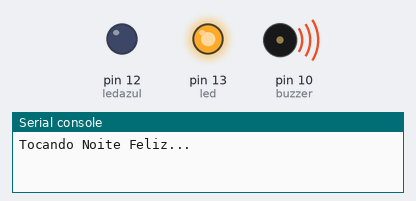
The program below on a simulated MicroPython board. Shown: output pins drawn as LEDs (lit = HIGH), buzzer (waves = sounding), the last lines printed to the serial console. At 30.0 s the program stops and its outputs stay as they are.

Above: at 0.1 s.
At 30.0 s:
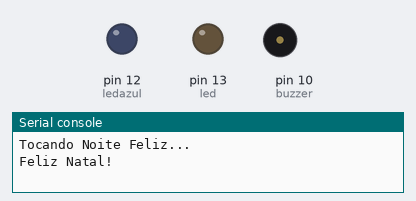
Timing chart, 0 to 31.5 s (numbered marks = the images above):
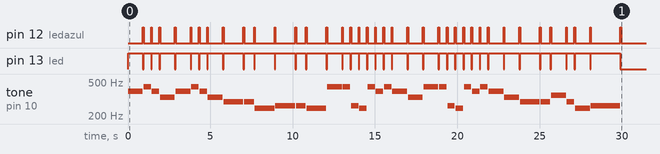

Measured:
- by itself, tone on pin 10 (buzzer): plays 392 Hz for 0.90 s, 440 Hz for 0.45 s, 392 Hz for 0.45 s, 330 Hz for 0.90 s, 392 Hz for 0.90 s, 440 Hz for 0.45 s … (38 notes in this stretch)

The program:

FelizNatal.py
```python
# Importa as bibliotecas necessárias
from machine import Pin, PWM
import time

# --- Configuração dos Pinos ---
BUZZER_PIN = 10
LED_PIN_1 = 13
LED_PIN_2 = 12

# --- Dicionário de Notas Musicais ---
NOTES = {
    's': 0,
    'A3': 220, 'B3': 247, 'C4': 262, 'D4': 294, 'E4': 330,
    'F4': 349, 'G4': 392, 'A4': 440,
}

# --- A Melodia de "Noite Feliz" ---
# Formato: ('nota', duração_relativa)
tempo = 0.3  # Tempo mais lento, ideal para esta canção

melody = [
    # "Noite feliz, noite feliz"
    ('G4', 3), ('A4', 1.5), ('G4', 1.5), ('E4', 3),
    ('G4', 3), ('A4', 1.5), ('G4', 1.5), ('E4', 3),
    # "Oh, Senhor, Deus de amor"
    ('D4', 4), ('D4', 2), ('B3', 4),
    ('C4', 4), ('C4', 2), ('B3', 4),
    # "Pobrezinho, nasceu em Belém"
    ('A4', 3), ('A4', 1.5), ('C4', 1.5), ('B3', 1.5), ('A4', 1.5),
    ('G4', 1.5), ('A4', 1.5), ('G4', 3), ('E4', 3),
    # "Eis na lapa, Jesus nosso bem"
    ('A4', 3), ('A4', 1.5), ('C4', 1.5), ('B3', 1.5), ('A4', 1.5),
    ('G4', 1.5), ('A4', 1.5), ('G4', 3), ('E4', 3),
    # "Dorme em paz, ó Jesus"
    ('D4', 4), ('D4', 2), ('F4', 3), ('D4', 1.5), ('B3', 3),
    ('C4', 6)
]

# Função para tocar uma única nota e piscar LEDs
def play_tone(pwm, frequency, duration_multiplier):
    duration = duration_multiplier * tempo

    # Acende os LEDs no início da nota
    led.on()
    ledazul.off()

    if frequency > 0:
        pwm.freq(frequency)
        pwm.duty_u16(20000)  # Ajustei o volume um pouco, pode mudar se quiser

    time.sleep(duration)
    pwm.duty_u16(0)  # Para o som

    # Inverte os LEDs na pausa entre as notas
    led.off()
    ledazul.on()
    time.sleep(0.05)
    ledazul.off()

# --- Programa Principal ---
if __name__ == '__main__':
    # Inicializa o pino do buzzer usando PWM
    buzzer = PWM(Pin(BUZZER_PIN))

    # Inicializa os LEDs
    led = Pin(LED_PIN_1, Pin.OUT)
    ledazul = Pin(LED_PIN_2, Pin.OUT)

    print("Tocando Noite Feliz...")

    try:
        # Loop para tocar cada nota da melodia
        for note, duration_multiplier in melody:
            frequency = NOTES.get(note, 0)
            play_tone(buzzer, frequency, duration_multiplier)

        print("Feliz Natal!")

    finally:
        # Garante que tudo será desligado no final
        buzzer.deinit()
        led.off()
        ledazul.off()
```
